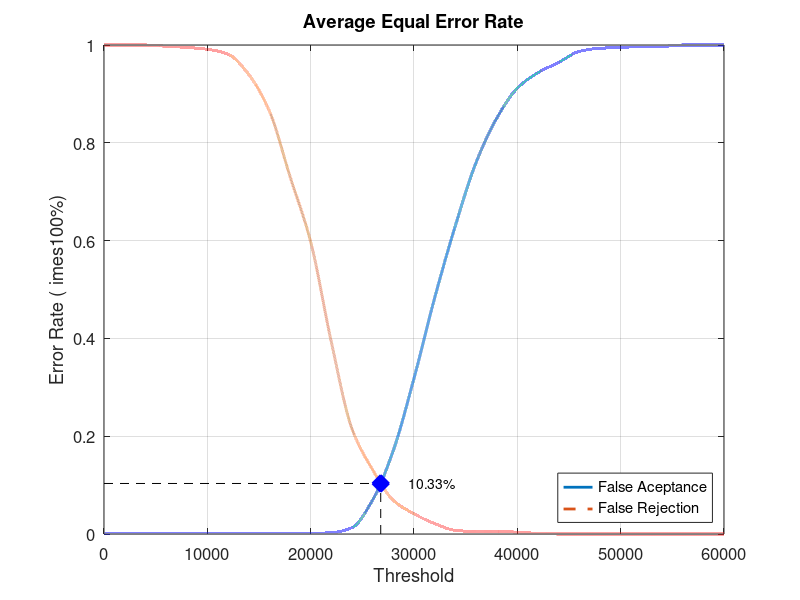
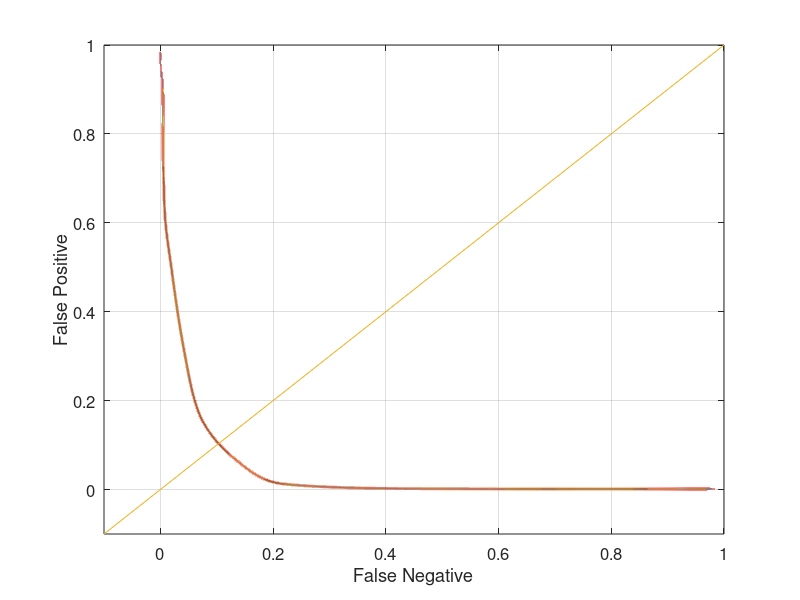

The MATLAB script that drew these images, in order:
close all;
clear;
clc;
x = 0:2000:60000;
xq = 0:0.5:60000;

y0 = [0 0.00131579 0.00131579 0.00131579 0.00131579 0.00131579 0.00131579 0.00131579 0.00131579 0.00131579 0.00131579 0.00263158 0.0131579 0.0697368 0.171053 0.318421 0.482895 0.630263 0.759211 0.85 0.911842 0.943421 0.964474 0.986842 0.993421 0.994737 0.997368 0.997368 1 1 1]
yy0 = interp1(x, y0, xq, 'pchip');
y1 = [1 1 1 0.9975 0.995 0.99125 0.98125 0.94 0.865 0.73125 0.5975 0.3925 0.215 0.13125 0.06875 0.04125 0.02125 0.0075 0.005 0.005 0.00375 0.00125 0 0 0 0 0 0 0 0 0]
yy1 = interp1(x, y1, xq, 'pchip');

% Calculating EER: 
y2 = abs(y0 - y1);
find(y2 == min(y2))
yy2 = abs(yy0 - yy1);
xEER = find(yy2 == min(yy2));
xEERIndex = xq(xEER) % X-axis EER
yEER = yy0(xEER) % Y-axis EER

main = figure
plot(xq, yy0,'-','LineWidth', 2);	hold on
plot(xq, yy1,'--','LineWidth', 2);	hold on
plot([xEERIndex xEERIndex], [0 yEER], 'k--');	hold on
plot([0 xEERIndex], [yEER yEER], 'k--');	hold on
plot(xEERIndex, yEER, 'bx', 'LineWidth', 10);	hold on
text(xEERIndex + 10 * xEERIndex / 100, yEER, [num2str(round((10000 * yEER)) / 100) '%'])
legend('False Aceptance', 'False Rejection', 'Location', 'SouthEast')
xlabel('Threshold')
ylabel('Error Rate (	imes100%)')
title('Average Equal Error Rate')
set(gca, 'FontSize', 12)
axis([0 60000 0 1])
grid on

print(main, 'Experiment1AverageMain', '-dpng');
FNRxFPR = figure('Color', [1 1 1]);
plot(yy1, yy0, '-', yy1, yy0, 'LineWidth', 2);
hold on
y = -0.1:0.1:1
plot(y, y); 
set(gca, 'FontSize', 12)
xlabel('False Negative')
ylabel('False Positive')
axis([-0.1 1 -0.1 1])
set(gca, 'FontSize', 12)
grid on

print(FNRxFPR, 'Experiment1AverageFNRxFPR','-dpng');
